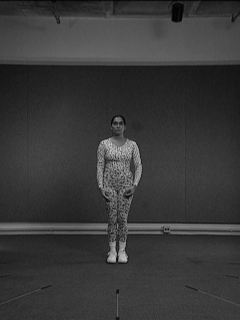
#> input picture hw5/data/aerobic-001.bmp, 240 x 320 px; the run also reads 1 picture not shown here
$ jupyter execute --allow-errors hw5-soln.ipynb
#> lines starting #> are read from the running program, lines starting #| are printed output that depends on the picture; after the words box and inside, x2 and y2 are one past the last pixel; in counts of white or black regions, pixels touching at a corner belong together
### Imports

[cell 1]
from skimage.io import imread
from skimage.filters import gaussian
import numpy as np
from matplotlib import pyplot as plt
from skimage import img_as_float
import math

# Find best image differencing parameters.

[cell 2]
im1 = imread('./data/aerobic-001.bmp')
#> im1 is the input picture: shape (320, 240); min 1, max 202, mean 56.9
im1 = img_as_float(im1)
im2 = imread('./data/aerobic-002.bmp')
im2 = img_as_float(im2)

## Simple Image Difference

For sake of simplicity of implementation, we shall use the naive differencing function, as given as below instead of using Weber's difference.

$\Delta I = 1 \text{ if } |I_t - I_{t-1}| > \tau$

[cell 3]
threshLevels = [0.05, 0.08, 0.10, 0.12, 0.15, 0.2]
f, axarr = plt.subplots(2, 3, sharex='col', sharey='row', dpi=200)
for thresh in threshLevels:
    magIm = np.abs(im1 - im2)
    tImg = magIm > thresh
    idx = threshLevels.index(thresh)
    #print((int(idx/3), idx%3))
    axarr[int(idx/3), idx%3].axis('off')
    axarr[int(idx/3), idx%3].set_title(f'Value = {thresh}')
    axarr[int(idx/3), idx%3].imshow(tImg, cmap = 'gray', aspect='auto')
#> this loop made 6 passes
#> pass 1, `magIm = np.abs(im1 - im2)`:
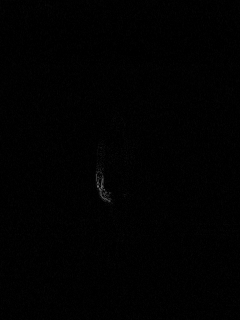
#> magIm: shape (320, 240) float64; min 0, max 0.424, mean 0.00673
#> pass 1, `tImg = magIm > thresh`:
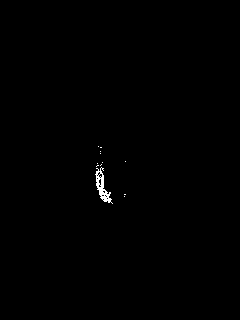
#> tImg: shape (320, 240) bool; 0.32% white in thin lines or dots, all inside (x1, y1, x2, y2) = (95, 146, 126, 204)
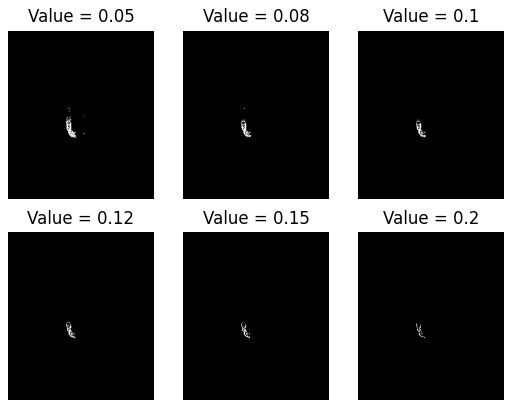
#> figure drawn by matplotlib, 6 panels

Notice that by default, the thresholding generates a fractured image, which is not ideal for motion analysis.  This can be fixed by using morphological operators as discussed below.

[cell 4]
from skimage.morphology import closing
from skimage.morphology import square

threshLevels = [0.05, 0.08, 0.10, 0.12, 0.15, 0.2]
f, axarr = plt.subplots(2, 3, sharex='col', sharey='row', dpi=200)
for thresh in threshLevels:
    magIm = np.abs(im1 - im2)
    magIm = closing(magIm, square(5))
    tImg = magIm > thresh
    idx = threshLevels.index(thresh)
    #print((int(idx/3), idx%3))
    axarr[int(idx/3), idx%3].axis('off')
    axarr[int(idx/3), idx%3].set_title(f'Value = {thresh}')
    axarr[int(idx/3), idx%3].imshow(tImg, cmap = 'gray', aspect='auto')
#> this loop made 6 passes
#> pass 1, `tImg = magIm > thresh`:
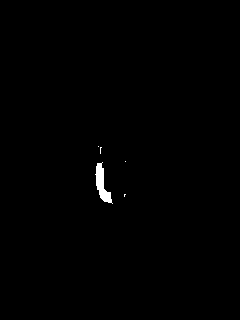
#> tImg: shape (320, 240) bool; 0.45% white; 5 white regions (4 under 20 px), largest, box (x1, y1, x2, y2) and area: (95, 162, 113, 204) 328

The results upon using closing, I found generates the best result. But I have also included other operations for sake of comparision.

[cell 5]
from skimage.morphology import opening
threshLevels = [0.05, 0.08, 0.10, 0.12, 0.15, 0.2]
f, axarr = plt.subplots(2, 3, sharex='col', sharey='row', dpi=200)
for thresh in threshLevels:
    magIm = np.abs(im1 - im2)
    magIm = opening(magIm, square(5))
    tImg = magIm > thresh
    idx = threshLevels.index(thresh)
    #print((int(idx/3), idx%3))
    axarr[int(idx/3), idx%3].axis('off')
    axarr[int(idx/3), idx%3].set_title(f'Value = {thresh}')
    axarr[int(idx/3), idx%3].imshow(tImg, cmap = 'gray', aspect='auto')
#> this loop made 6 passes
#> pass 1, `magIm = opening(magIm, square(5))`:
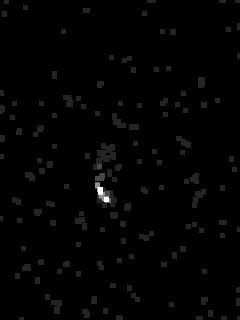
#> magIm: shape (320, 240) float64; min 0, max 0.0275, mean 0.000305; drawn with min black and max white

Opening fails because it erodes first causing our fractured image to vanish.

[cell 6]
from skimage.morphology import dilation
threshLevels = [0.05, 0.08, 0.10, 0.12, 0.15, 0.2]
f, axarr = plt.subplots(2, 3, sharex='col', sharey='row', dpi=200)
for thresh in threshLevels:
    magIm = np.abs(im1 - im2)
    magIm = dilation(magIm, square(5))
    tImg = magIm > thresh
    idx = threshLevels.index(thresh)
    #print((int(idx/3), idx%3))
    axarr[int(idx/3), idx%3].axis('off')
    axarr[int(idx/3), idx%3].set_title(f'Value = {thresh}')
    axarr[int(idx/3), idx%3].imshow(tImg, cmap = 'gray', aspect='auto')
#> this loop made 6 passes
#> pass 1, `tImg = magIm > thresh`:
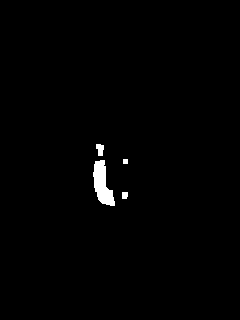
#> tImg: shape (320, 240) bool; 0.95% white; 4 white regions, box (x1, y1, x2, y2) and area: (93, 160, 115, 206) 588, (96, 144, 104, 156) 73, (122, 192, 128, 199) 40, (123, 159, 128, 164) 25
#> pass 2, `tImg = magIm > thresh`:
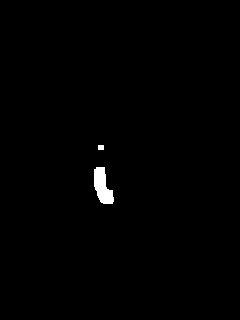
#> tImg: shape (320, 240) bool; 0.66% white; 2 white regions, box (x1, y1, x2, y2) and area: (94, 167, 114, 204) 475, (98, 145, 104, 150) 30

While dilation generates a good result, the chunkyness could lead to false positives for motion detectors

[cell 7]
from skimage.filters.rank import median

threshLevels = [0.05, 0.08, 0.10, 0.12, 0.15, 0.2]
f, axarr = plt.subplots(2, 3, sharex='col', sharey='row', dpi=200)
for thresh in threshLevels:
    im1 = median(im1)
    im2 = median(im2)
    magIm = np.abs(im1 - im2)
    tImg = magIm > thresh
    idx = threshLevels.index(thresh)
    #print((int(idx/3), idx%3))
    axarr[int(idx/3), idx%3].axis('off')
    axarr[int(idx/3), idx%3].set_title(f'Value = {thresh}')
    axarr[int(idx/3), idx%3].imshow(tImg, cmap = 'gray', aspect='auto')
#> this loop made 6 passes
#> pass 1, `magIm = np.abs(im1 - im2)`:
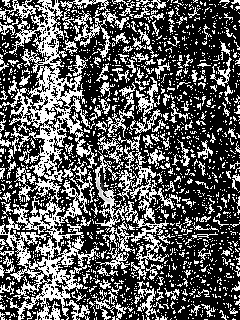
#> magIm: shape (320, 240); min 0, max 255, mean 91.9
#> pass 1, `tImg = magIm > thresh`:
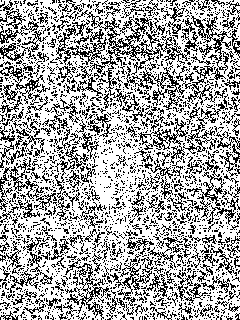
#> tImg: shape (320, 240) bool; 66.3% white; black in thin lines or dots
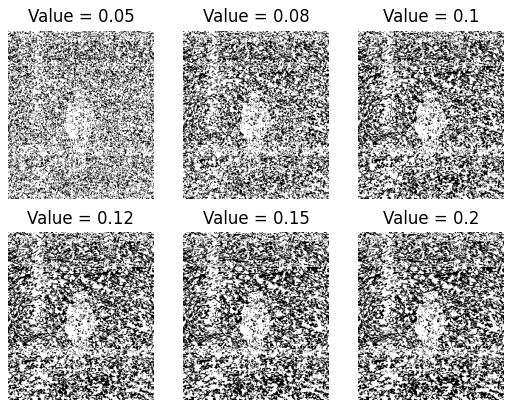
#> figure drawn by matplotlib, 6 panels
